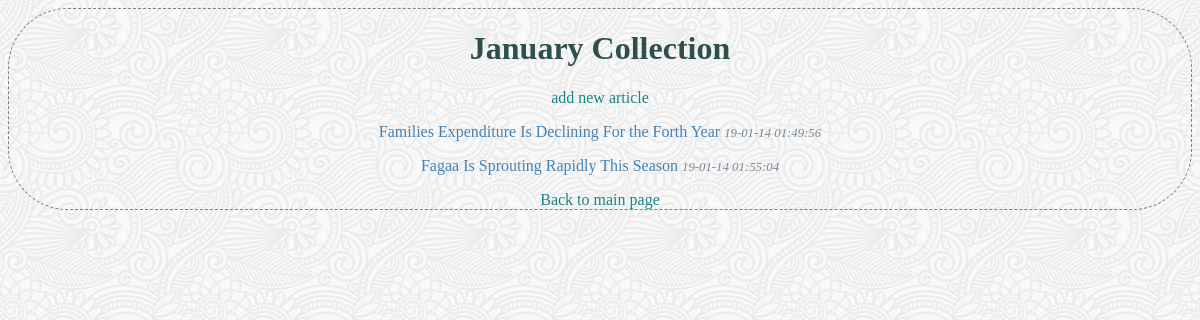
/collections/1/list/, run on the app's committed database.
### database_setup.py (models this page shows, shortened)
class Collection(Base):
    __tablename__ = 'collection'
    id = Column(Integer, primary_key=True)
    name = Column(String(80), nullable=False)
    user_id = Column(Integer, ForeignKey('user.id'))
    user = relationship(User)

class ArticleCollection(Base):
    __tablename__ = 'article_item'
    name = Column(String(350), nullable=False)
    id = Column(Integer, primary_key=True)
    description = Column(String(250))
    date = Column(
        String(80),
        default=datetime.datetime.now().strftime("%y-%m-%d %H:%M:%S"))
    text = Column(Text())
    user_id = Column(Integer, ForeignKey('user.id'))
    user = relationship(User)
    collection_id = Column(Integer, ForeignKey('collection.id'))
    collection = relationship(Collection)

### finalProject.py (the view)
@app.route('/collections/<int:collection_id>/')
@app.route('/collections/<int:collection_id>/list/')
def collectionList(collection_id):
    collection = session.query(Collection).filter_by(
        id=collection_id).one()
    articles = session.query(ArticleCollection).filter_by(
        collection_id=collection_id)
    return render_template(
        'collectionList.html',
        collection=collection,
        articles=articles)

### templates/collectionList.html (shortened to what this page needs)
<!DOCTYPE html>
<html>
    <head>
        <link rel=stylesheet type=text/css href='{{url_for('static', filename='style.css')}}'>
    </head>
    <body>
        <div class="pane">
            <h1 class="header">{{collection.name}}</h1>
            <a href="{{url_for('newArticle', collection_id=collection.id)}}" class="link">add new article</a><br>
            {% if articles %}
            {% for a in articles %}
            <p class="item" >
                <a href="{{url_for('viewArticle', collection_id= collection.id, article_id=a.id )}}">{{ a.name }}</a>
                <label class="dim">{{ a.date }}</label>
            </p>
            {% else %}
            <p class="item" >
                There are no articles yet in {{collection.name}}. Use add new article to add one.
            </p>
            {% endfor %}
            {% endif %}
            <a class="link" href="{{url_for('DefaultCollections')}}">Back to main page </a>
        </div>
    </body>
</html>

### static/style.css (style rules this page uses)
html { background-image: url('full-bloom.png'); background-repeat: repeat; }
a { color: steelblue; text-decoration-line: none; }
.item { color: steelblue; }
.link { color: rgb(28, 133, 133); }
.header { color: darkslategray; }
.pane { border: dashed grey 1pt; border-radius: 5vw; text-align: center; }
.dim { color: lightslategray; font-weight: 200; font-size: 0.8em; font-style: oblique; }

### data on the page
Collection: name "January Collection"
ArticleCollection: name "Families Expenditure Is Declining For the Forth Year", date "19-01-14 01:49:56"
ArticleCollection: name "Fagaa Is Sprouting Rapidly This Season", date "19-01-14 01:55:04"
